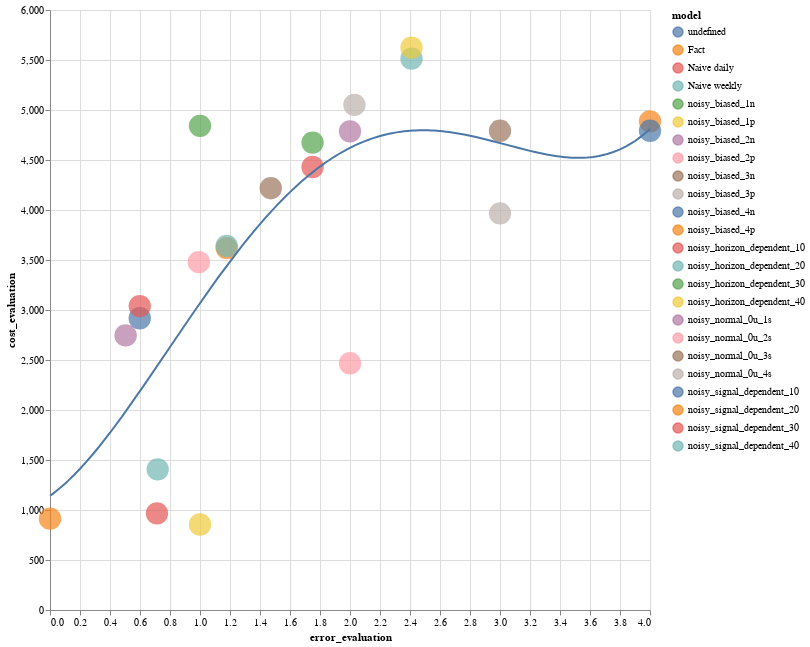

The cell this chart's notebook holds for it:
### Code cell
chart = alt.Chart(results.loc[results.model != 'Fact (no control)']).mark_circle(size=500).encode(
    x='error_evaluation:Q',
    y=alt.Y('cost_evaluation:Q'),
    color=alt.Color('model:N'),
    tooltip = ['model:N','error_evaluation:Q','cost_evaluation:Q']
).properties(width=600, height=600)

chart2 = alt.Chart(results.loc[results.model == 'Fact (no control)']).mark_circle(size=500).encode(
    x='error_evaluation:Q',
    y=alt.Y('cost_evaluation:Q'),
    color=alt.Color('model:N'),
    tooltip = ['model:N','error_evaluation:Q','cost_evaluation:Q']
).properties(width=600, height=600)


chart +chart2+ chart.transform_regression('error_evaluation', 'cost_evaluation', method='poly', order=4).mark_line()

### Figure 1 — Vega-Lite specification as saved in the notebook (floating-point values rounded to 4 significant figures)
{"config": {"view": {"continuousWidth": 400, "continuousHeight": 300}}, "layer": [{"data": {"name": "data-ba5d972a48b50d35228ec207a2783209"}, "mark": {"type": "circle", "size": 500}, "encoding": {"color": {"type": "nominal", "field": "model"}, "tooltip": [{"type": "nominal", "field": "model"}, {"type": "quantitative", "field": "error_evaluation"}, {"type": "quantitative", "field": "cost_evaluation"}], "x": {"type": "quantitative", "field": "error_evaluation"}, "y": {"type": "quantitative", "field": "cost_evaluation"}}, "height": 600, "width": 600}, {"data": {"name": "data-d751713988987e9331980363e24189ce"}, "mark": {"type": "circle", "size": 500}, "encoding": {"color": {"type": "nominal", "field": "model"}, "tooltip": [{"type": "nominal", "field": "model"}, {"type": "quantitative", "field": "error_evaluation"}, {"type": "quantitative", "field": "cost_evaluation"}], "x": {"type": "quantitative", "field": "error_evaluation"}, "y": {"type": "quantitative", "field": "cost_evaluation"}}, "height": 600, "width": 600}, {"data": {"name": "data-ba5d972a48b50d35228ec207a2783209"}, "mark": "line", "encoding": {"color": {"type": "nominal", "field": "model"}, "tooltip": [{"type": "nominal", "field": "model"}, {"type": "quantitative", "field": "error_evaluation"}, {"type": "quantitative", "field": "cost_evaluation"}], "x": {"type": "quantitative", "field": "error_evaluation"}, "y": {"type": "quantitative", "field": "cost_evaluation"}}, "height": 600, "transform": [{"on": "error_evaluation", "regression": "cost_evaluation", "method": "poly", "order": 4}], "width": 600}], "$schema": "https://vega.github.io/schema/vega-lite/v4.8.1.json", "datasets": {"data-ba5d972a48b50d35228ec207a2783209": [{"model": "Naive weekly", "cost_evaluation": 1407.0, "error_evaluation": 0.7178}, {"model": "Naive daily", "cost_evaluation": 966.4, "error_evaluation": 0.7131}, {"model": "Fact", "cost_evaluation": 913.1, "error_evaluation": 0.0}, {"model": "noisy_biased_1p", "cost_evaluation": 855.2, "error_evaluation": 1.0}, {"model": "noisy_biased_2p", "cost_evaluation": 2467.0, "error_evaluation": 2.0}, {"model": "noisy_biased_3p", "cost_evaluation": 3966.0, "error_evaluation": 3.0}, {"model": "noisy_biased_4p", "cost_evaluation": 4887.0, "error_evaluation": 4.0}, {"model": "noisy_biased_1n", "cost_evaluation": 4842.0, "error_evaluation": 1.0}, {"model": "noisy_biased_2n", "cost_evaluation": 4787.0, "error_evaluation": 2.0}, {"model": "noisy_biased_3n", "cost_evaluation": 4792.0, "error_evaluation": 3.0}, {"model": "noisy_biased_4n", "cost_evaluation": 4792.0, "error_evaluation": 4.0}, {"model": "noisy_normal_0u_1s", "cost_evaluation": 2746.0, "error_evaluation": 0.5043}, {"model": "noisy_normal_0u_2s", "cost_evaluation": 3479.0, "error_evaluation": 0.9921}, {"model": "noisy_normal_0u_3s", "cost_evaluation": 4218.0, "error_evaluation": 1.472}, {"model": "noisy_normal_0u_4s", "cost_evaluation": 5052.0, "error_evaluation": 2.03}, {"model": "noisy_signal_dependent_10", "cost_evaluation": 2917.0, "error_evaluation": 0.5984}, {"model": "noisy_signal_dependent_20", "cost_evaluation": 3619.0, "error_evaluation": 1.178}, {"model": "noisy_signal_dependent_30", "cost_evaluation": 4430.0, "error_evaluation": 1.751}, {"model": "noisy_signal_dependent_40", "cost_evaluation": 5514.0, "error_evaluation": 2.41}, {"model": "noisy_horizon_dependent_10", "cost_evaluation": 3039.0, "error_evaluation": 0.5984}, {"model": "noisy_horizon_dependent_20", "cost_evaluation": 3640.0, "error_evaluation": 1.178}, {"model": "noisy_horizon_dependent_30", "cost_evaluation": 4674.0, "error_evaluation": 1.751}, {"model": "noisy_horizon_dependent_40", "cost_evaluation": 5624.0, "error_evaluation": 2.41}], "data-d751713988987e9331980363e24189ce": []}}
